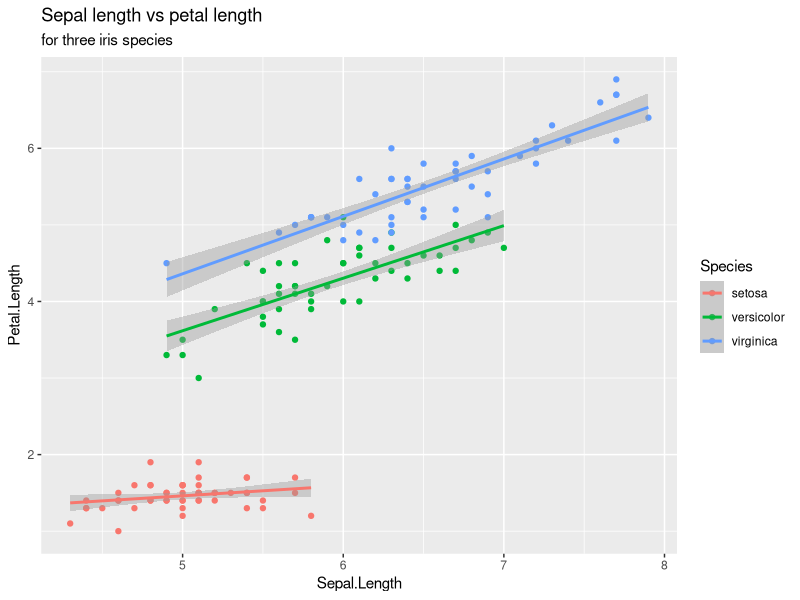
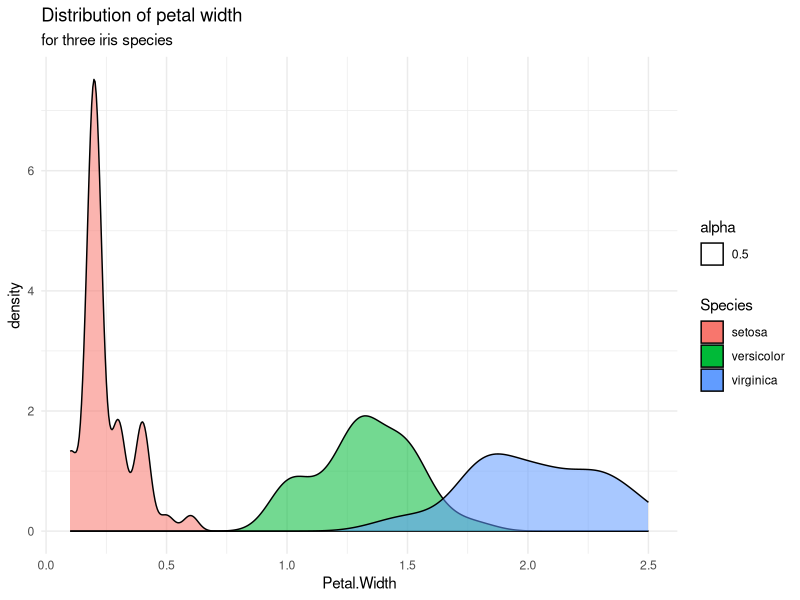

These charts were generated, in order, by the following R code:
library(tidyverse)

#Load the "iris" data set
data("iris")

str(iris)

jpeg("./One")
ggplot(iris, aes(x=iris$Sepal.Length, y=iris$Petal.Length, color=Species))+geom_point()+geom_smooth(method="lm",aes(color=Species))+labs(x="Sepal.Length", y= "Petal.Length", title="Sepal length vs petal length", subtitle = "for three iris species")
dev.off()

jpeg("./Two")
ggplot(iris, aes(x=Petal.Width))+geom_density(aes(fill=Species, alpha=.5, )) + theme_minimal() + labs(title="Distribution of petal width", subtitle = "for three iris species")
dev.off()


# Duplicate the following 3 figures (on next 3 pages) and save them in your Assignment_5 directory as "iris_fig1.png", "iris_fig2.png", "iris_fig3.png", respectively.
# Keep in mind that by default, I make most of my figures with theme_minimal() 
#Read through the different plot types on this website and use the info to reproduce the fourth figure below. Save it as "iris_fig4.png"




